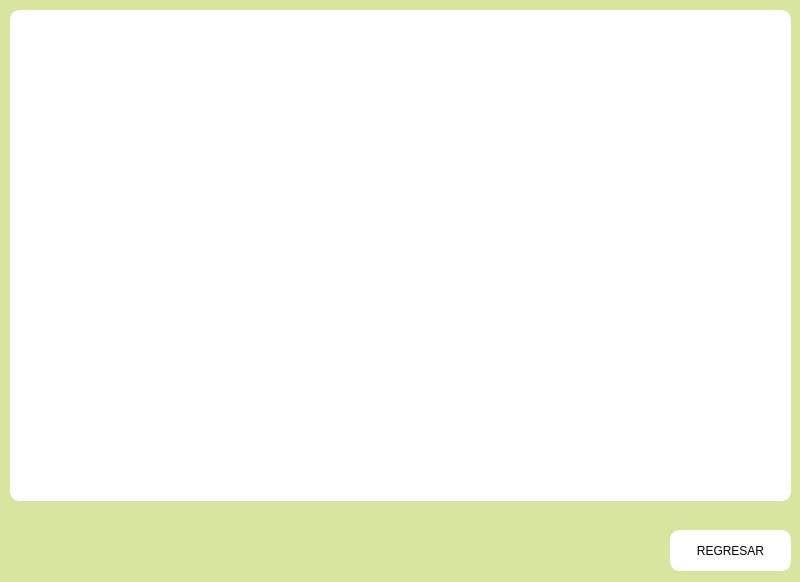
<?xml version="1.0" encoding="UTF-8"?>
<ui version="4.0">
 <class>verArbolComentarios</class>
 <widget class="QMainWindow" name="verArbolComentarios">
  <property name="geometry">
   <rect>
    <x>0</x>
    <y>0</y>
    <width>800</width>
    <height>582</height>
   </rect>
  </property>
  <property name="windowTitle">
   <string>MainWindow</string>
  </property>
  <property name="styleSheet">
   <string notr="true">background-color: rgb(216, 229, 158);</string>
  </property>
  <widget class="QWidget" name="centralwidget">
   <widget class="QPushButton" name="pushButton_3">
    <property name="geometry">
     <rect>
      <x>670</x>
      <y>530</y>
      <width>121</width>
      <height>41</height>
     </rect>
    </property>
    <property name="cursor">
     <cursorShape>PointingHandCursor</cursorShape>
    </property>
    <property name="styleSheet">
     <string notr="true">font: 900 10pt &quot;Segoe UI Black&quot;;
border: 5px solid white;
background-color: rgb(255, 255, 255);
border-radius: 10px;
</string>
    </property>
    <property name="text">
     <string>REGRESAR</string>
    </property>
   </widget>
   <widget class="QLabel" name="lblimg">
    <property name="geometry">
     <rect>
      <x>10</x>
      <y>10</y>
      <width>781</width>
      <height>491</height>
     </rect>
    </property>
    <property name="styleSheet">
     <string notr="true">font: 600 20pt &quot;Segoe UI Variable Display Semib&quot;;
border: 5px solid white;
background-color: rgb(255, 255, 255);
border-radius: 10px;</string>
    </property>
    <property name="text">
     <string/>
    </property>
   </widget>
  </widget>
 </widget>
 <resources/>
 <connections/>
</ui>
